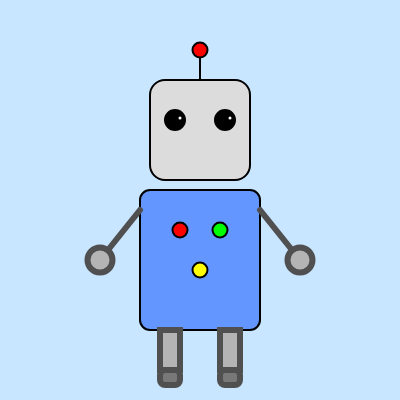
Frame 1 (no input)
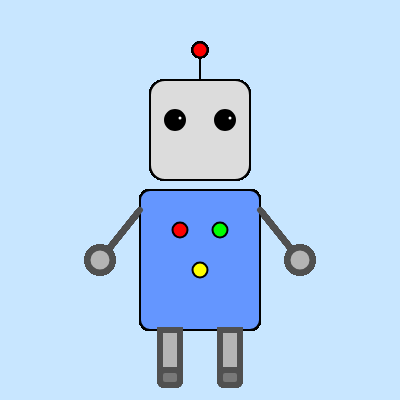
Frame 60 (no input)
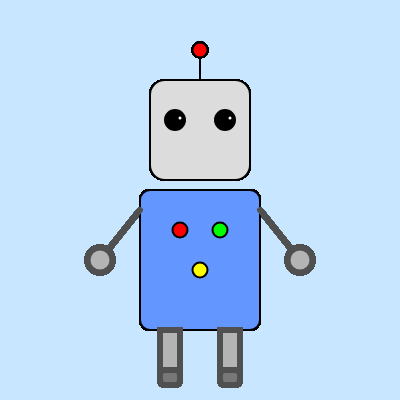
Frame 120 (the mouse pressed at the canvas centre since frame 60)

The p5.js sketch that drew these frames (run headless with seeded random() and noise() and a simulated clock; from frame 60 on, the mouse is pressed at the canvas centre):

// p5.js sketch
// ── sketch.js
function setup() {
  createCanvas(400, 400);
  background(200, 230, 255); // fondo claro
}

function draw() {
  // cabeza
  fill(220);
  stroke(0);
  strokeWeight(2);
  rect(150, 80, 100, 100, 15);

  // ojos con brillo
  fill(0);
  ellipse(175, 120, 20, 20);
  ellipse(225, 120, 20, 20);
  fill(255);
  ellipse(180, 118, 5, 5);
  ellipse(230, 118, 5, 5);

  // antena
  strokeWeight(2);
  line(200, 80, 200, 50);
  fill(255, 0, 0);
  ellipse(200, 50, 15, 15);

  // cuerpo con botones
  fill(100, 150, 255);
  rect(140, 190, 120, 140, 10);

  fill(255, 0, 0);
  ellipse(180, 230, 15, 15);
  fill(0, 255, 0);
  ellipse(220, 230, 15, 15);
  fill(255, 255, 0);
  ellipse(200, 270, 15, 15);

  // brazos
  stroke(80);
  strokeWeight(6);
  line(140, 210, 100, 260);
  line(260, 210, 300, 260);

  // manos
  fill(180);
  ellipse(100, 260, 25, 25);
  ellipse(300, 260, 25, 25);

  // piernas
  fill(180);
  rect(160, 330, 20, 40);
  rect(220, 330, 20, 40);

  // pies metálicos
  fill(120);
  rect(160, 370, 20, 15, 5);
  rect(220, 370, 20, 15, 5);
}
